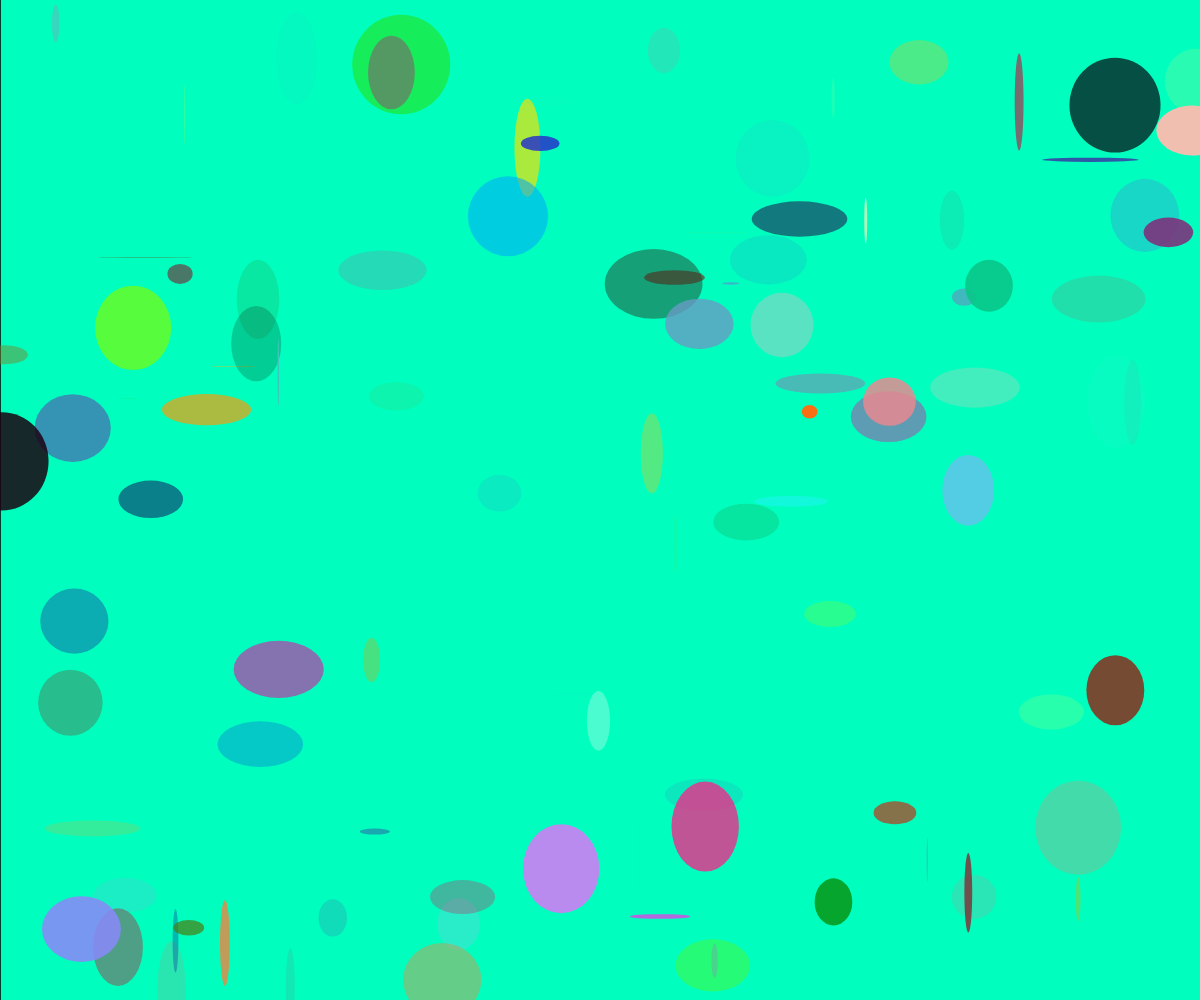
Frame 1 (no input)
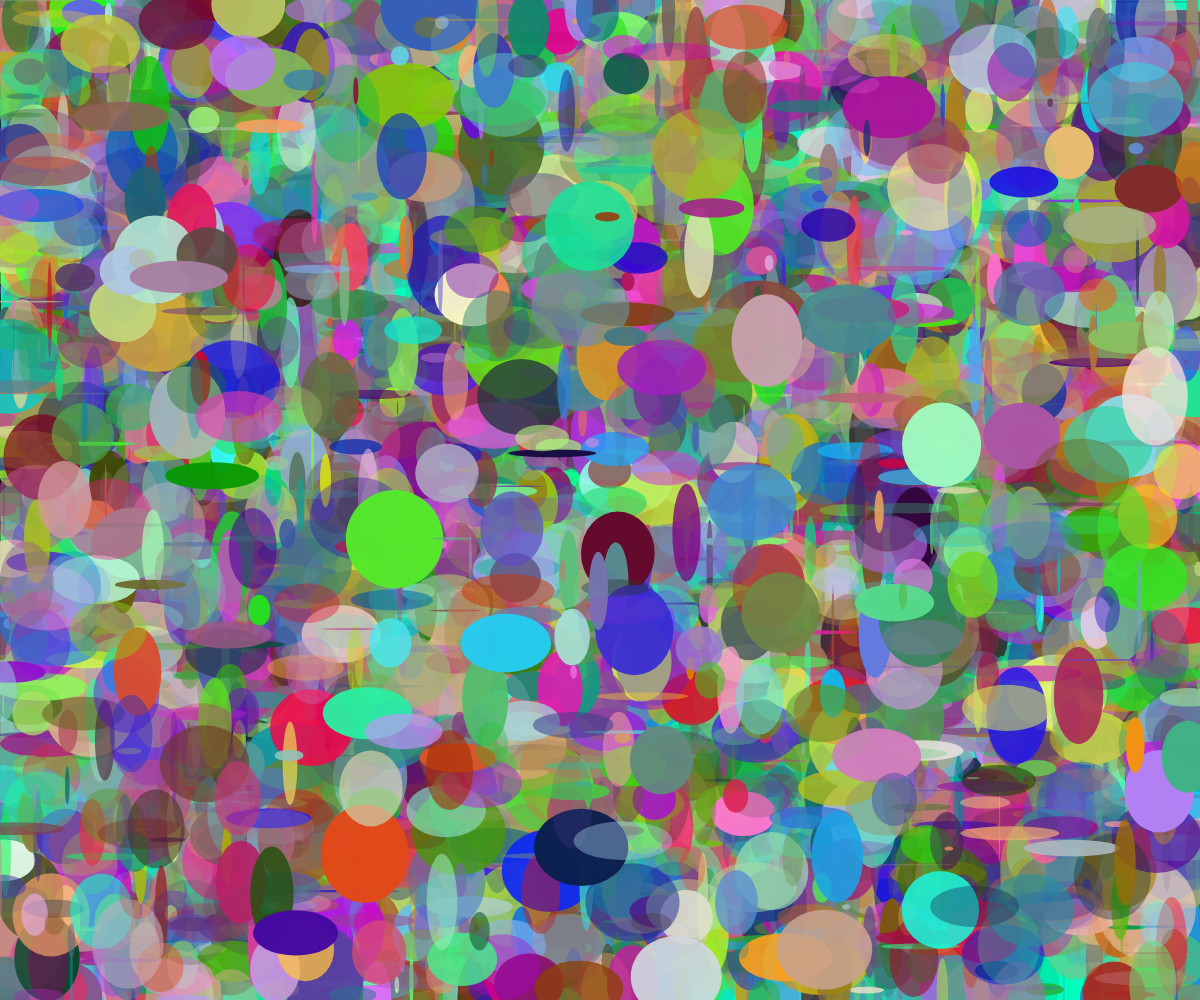
Frame 60 (no input)
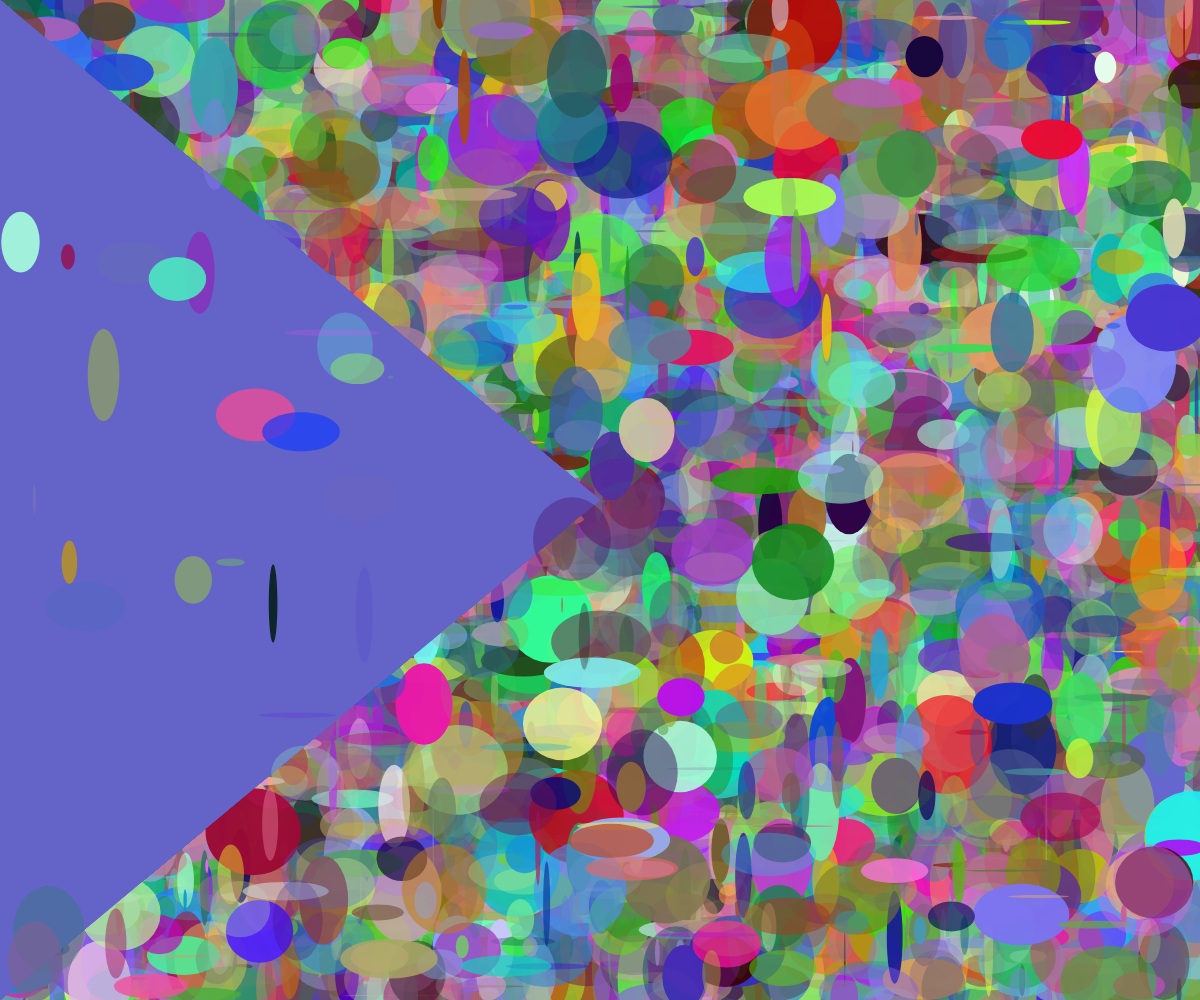
Frame 120 (the mouse pressed at the canvas centre since frame 60)

The p5.js sketch that drew these frames (run headless with seeded random() and noise() and a simulated clock; from frame 60 on, the mouse is pressed at the canvas centre):

// p5.js sketch
// ── sketch.js
//2016 07 23
// funciona con p5.js
//estoy haciendo un lienzo verde con una elipse
//esto hace esto

//apuntes de color
//por defecto, funciona con RGB y 8 bits
//8 bits implica que los valores de color van entre 0 y 255

//1 -> graySACALE, DONDE 0 ES NEGRO Y 255 ES BLANCO
//2<>GRAYSCALE + ALPHA, DONDE 0 ES TRANSPARENTE Y 255 ES OPACO
//1  -> 2 elevado a B
//00 01 10 11
//255 valores de escalas de grises
//las variables son espacios en la memoria del computador

//primero, tenemos que decirle al computador qie la variable existe
//esto se llama DECLARAR y solo se hace una vez
var diametro;
// luego de declara, puede ASIGNARLE valores
diametro = 100;

//existen variables globales y variables locales
//las variabñes globales son aquellas
//que son declaradas FUERA de la funcion
//las locales son declaradas DENTRO de una funcion

//funciones
//lasfunciones se DECLARAR una vez
function nombreFuncion() {
  //Aqui va el cuepo de la funcion
}


//setup() corre una vez al principio
function setup() {

  //creamos un lienzo
  //createCanvas(hor, ver);
  createCanvas(windowWidth, windowHeight);

  //PINTAR EL FONDO VERDE
  background(0, 255, 190);

  var x = 10;
  //pintar el fondo verde
  //background(color);

}

function draw() {
  //console.log(x) imprime en la consola el valor x
  console.log(diametro);
  x = 10;
  // background(0, 255, 190); 
  //definir ancho en px de la figura
  //strokeWeight


  //aumentar el diametro en 1
  diametro = diametro + 1;

  estiloRuso();
  triangle(0, 0, 0, height, mouseX, mouseY);

  muchasElipses();

}

//Declarar funcion estiloVictoriano

function estiloVictoriano() {
  // 
  strokeWeight(5);

  //definir el color de un trazo
  //stroke(color);
  //noStroke();

  stroke(140, 5, 200)
    // definir color por relleno
    //fill(coloe);
  fill(100, 100, 200);
}

function estiloRuso() {


  //definir el color de un trazo
  //stroke(color);
  //noStroke();

  //stroke(140, 5, 200)
  // definir color por relleno
  //fill(coloe);
  fill(100, 100, 200);
}

function miElipse() {
  estiloVictoriano();
  //aqui dibujamos una elipse en las coordenadas 250, 340
  //ellipse(posX, posY, width, height);
  ellipse(mouseX, mouseY, diametro, diametro);

}

//aqui mostraremos iteracion
function muchasElipses() {

  for (var i = 0; i < 100; i++) {

    noStroke();
    fill(random(255), random(255), random(255), random(255))
      //ellipse se dibuja en una posicion aleatoria del canvas
    ellipse(random(width), random(height), random(100), random(100));




  }
}
